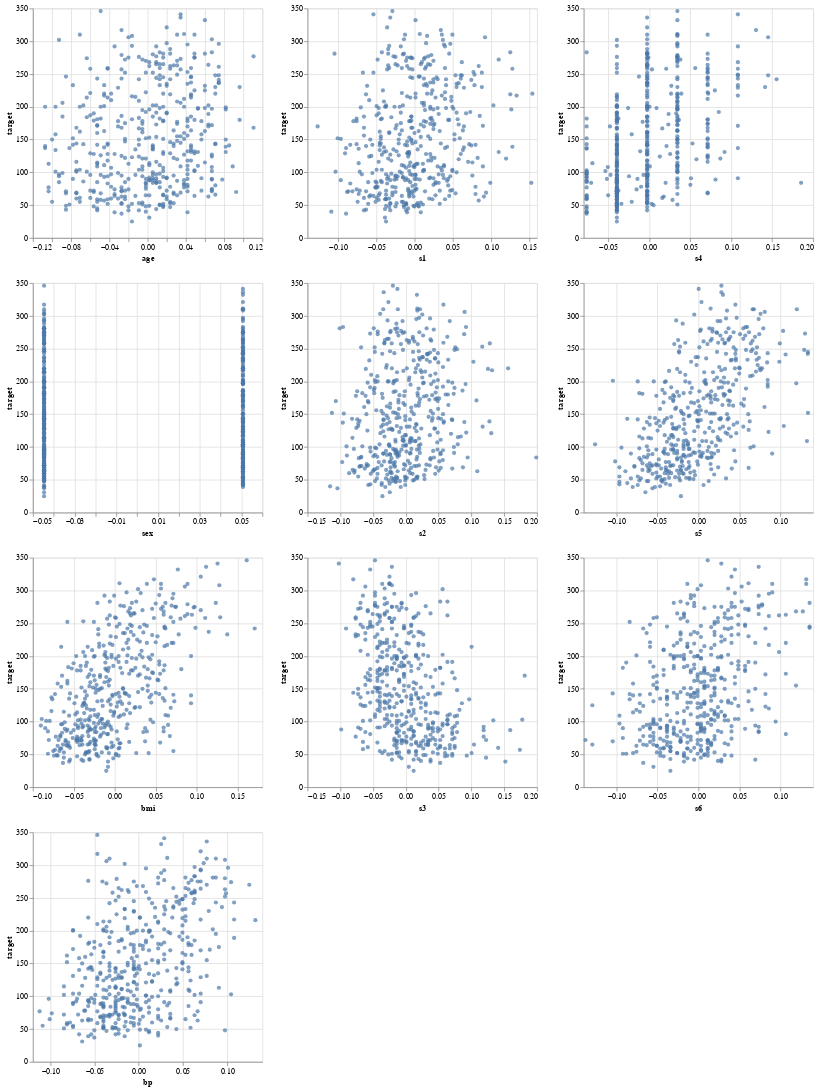

Write notebook code for a chart like this one.
### Markdown cell above
También es interesante ver como se relaciona cada _feature_ con el _target_.

### Code cell
base = alt.Chart(diabetes).mark_circle().encode(
    x=alt.X(alt.repeat("row"), type='quantitative'),
    y="target"
).properties(
    width=300,
    height=300
)

base.repeat(row=diabetes_X.columns.tolist()[:4]) | base.repeat(row=diabetes_X.columns.tolist()[4:7]) | base.repeat(row=diabetes_X.columns.tolist()[7:])

### Figure 1 — Vega-Lite specification as saved in the notebook (floating-point values rounded to 4 significant figures; data arrays with more than 128 entries replaced by an {"elided": "..."} marker saying what was removed)
{"config": {"background": "white", "view": {"continuousWidth": 400, "continuousHeight": 300}}, "hconcat": [{"repeat": {"row": ["age", "sex", "bmi", "bp"]}, "spec": {"data": {"name": "data-63713c5f6d25c376e99c31b603d44dde"}, "mark": "circle", "encoding": {"x": {"type": "quantitative", "field": {"repeat": "row"}}, "y": {"type": "quantitative", "field": "target"}}, "height": 300, "width": 300}}, {"repeat": {"row": ["s1", "s2", "s3"]}, "spec": {"data": {"name": "data-63713c5f6d25c376e99c31b603d44dde"}, "mark": "circle", "encoding": {"x": {"type": "quantitative", "field": {"repeat": "row"}}, "y": {"type": "quantitative", "field": "target"}}, "height": 300, "width": 300}}, {"repeat": {"row": ["s4", "s5", "s6"]}, "spec": {"data": {"name": "data-63713c5f6d25c376e99c31b603d44dde"}, "mark": "circle", "encoding": {"x": {"type": "quantitative", "field": {"repeat": "row"}}, "y": {"type": "quantitative", "field": "target"}}, "height": 300, "width": 300}}], "$schema": "https://vega.github.io/schema/vega-lite/v4.8.1.json", "datasets": {"data-63713c5f6d25c376e99c31b603d44dde": {"elided": "442 records"}}}
